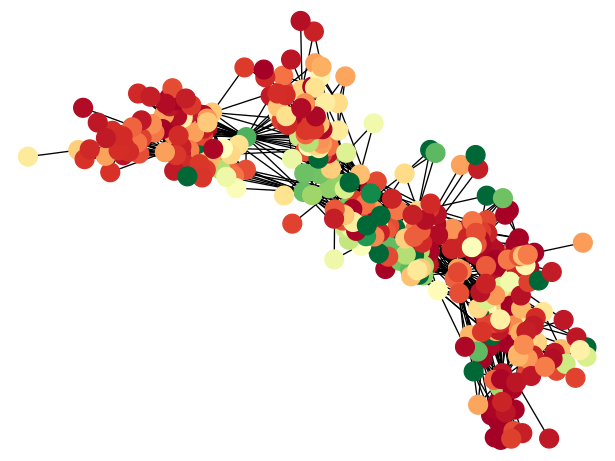

The Python source for this figure:
import numpy as np
import copy
import scipy.stats as stats    
import networkx as nx
import matplotlib.pyplot as plt
from model import get_data,get_status,stat,statA,data,a,d,T as ori_T,p

beta = a+d
T = ori_T

inc_prob = 1-stats.lognorm.cdf(np.arange(0,999)/4.17,s=0.66)
remove_prob = 1-stats.norm.cdf((np.arange(0,999)-8.83)/3.88)
asym_prob = 1-stats.norm.cdf((np.arange(0,999)-20)/5)

inc_prob_ra = [inc_prob[i]/inc_prob[i-1] for i in range(1,40)]
remove_prob_ra = [remove_prob[i]/remove_prob[i-1] for i in range(1,40)]
asym_prob_ra = [asym_prob[i]/asym_prob[i-1] for i in range(1,40)]

def load_data(status):
	idx_features_labels1 = np.genfromtxt(r'./spreading_data/train', dtype=np.int32)
	try:
		idx_train = set(idx_features_labels1[:,0])
	except:
		idx_train = set([idx_features_labels1[0]])
	
	return idx_train
	
def simulate_spread(state,G,idx_train,nodes):
	
	new_state = {}
	for i in nodes:
		new_state[i] = np.empty(77)
	for i in idx_train:
		new_state[i] = state[i]
	''' predict: 0S 1-20E 21-40I 41-75A 76R'''
	for t in range(1,T):
		for i in nodes:
			new_state[i][-1] = state[i][-1] + state[i][40] + state[i][75]
			new_state[i][21] = state[i][20]
			for j in range(2,21):
				new_state[i][j] = state[i][j-1]*inc_prob_ra[j-2]
				new_state[i][21] += state[i][j-1]*(1-inc_prob_ra[j-2])
			for j in range(22,41):
				new_state[i][j] = state[i][j-1]*remove_prob_ra[j-22]
				new_state[i][-1] += state[i][j-1]*(1-remove_prob_ra[j-22])
			for j in range(42,76):
				new_state[i][j] = state[i][j-1]*asym_prob_ra[j-42]
				new_state[i][-1] += state[i][j-1]*(1-asym_prob_ra[j-42])
			
			neighbor_inf = 1
			for nei in G[i]:
				if len(state[nei]) == 2:
					if t>state[nei][0] and t <= state[nei][1]:
						neighbor_inf *= (1-beta)
				else:
					neighbor_inf *= (1-beta*(sum(state[nei][1:21])+sum(state[nei][41:76])))
			
			new_state[i][1] = state[i][0]*(1-p)*(1-neighbor_inf)
			new_state[i][41] = state[i][0]*p*(1-neighbor_inf)
			new_state[i][0] = state[i][0]*neighbor_inf

		state = copy.deepcopy(new_state)
	
	return state
	
	
G,status = get_data(data[0])
idx_train = load_data(status)

nodes = set(list(G.keys()))-idx_train

status = np.genfromtxt(r"./spreading_data/status", dtype=np.dtype(str))
status = dict(zip(status[:,0].astype(np.int32), status[:,-1]))

history = np.genfromtxt(r"./spreading_data/history", dtype=np.int32)
history = dict(zip(history[:,0],history[:,1:]))

state = {}
for i in G:
	if i in idx_train:
		if history[i][1] == -1:
			state[i] = (history[i][0],T)
		else:
			state[i] = (history[i][0],history[i][1])
	else:
		state[i] = np.zeros(77)
		state[i][0] = 1

state = simulate_spread(state,G,idx_train,nodes)


ans = np.array([ [i,sum(state[i][1:21])+sum(state[i][41:76])] for i in nodes ])

temp_ans = np.argsort(ans[:,1])

fileobj = open(r'./out.txt','w')

for i in temp_ans:
	fileobj.write(str(int(ans[i][0]))+'\t'+str(ans[i][1])+'\t'+str(int(status[ans[i][0]]!='S'))+'\n')
			
fileobj.close()

edges = np.genfromtxt("./data/"+data[0], dtype=np.int32)[:,0:2]
G=nx.Graph()
G.add_edges_from(list(edges))
pos = nx.spring_layout(G)
sym_patient = np.array([[i,np.max(ans[:,1])] for i in idx_train])
all_node_color = np.vstack((ans,sym_patient)) 
nx.draw(G, pos, node_color=all_node_color[np.argsort(all_node_color[:,0])][:,1], node_size=200, cmap=plt.cm.RdYlGn)
plt.savefig('rank.svg')
